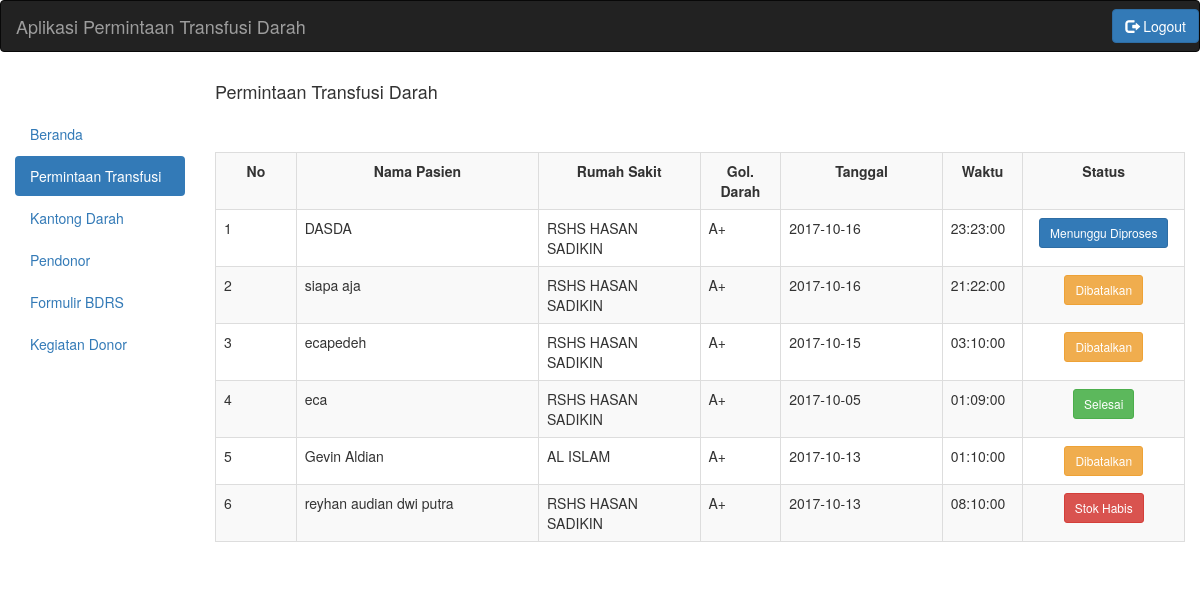
The app's page /petugas.php?menu=permintaan&action=tampil with its own data.
### tables this page shows
CREATE TABLE `permintaan_transfusi` (
  `PERMINTAAN_ID` smallint(6) NOT NULL,
  `RUMAH_SAKIT_ID` smallint(6) DEFAULT NULL,
  `BAGIAN` varchar(20) DEFAULT NULL,
  `RUANGAN` varchar(20) DEFAULT NULL,
  `NAMA_DOKTER` varchar(50) DEFAULT NULL,
  `DIAGNOSA_SEMENTARA` varchar(50) DEFAULT NULL,
  `INDIKASI_TRANSFUSI` varchar(50) DEFAULT NULL,
  `HB` varchar(5) DEFAULT NULL,
  `NO_REG` int(11) DEFAULT NULL,
  `NAMA_PASIEN` varchar(50) DEFAULT NULL,
  `UMUR_PASIEN` smallint(6) DEFAULT NULL,
  `JENIS_KELAMIN` varchar(10) DEFAULT NULL,
  `ALAMAT` varchar(200) DEFAULT NULL,
  `GOLONGAN_DARAH` varchar(8) DEFAULT NULL,
  `JENIS_DARAH` varchar(30) DEFAULT NULL,
  `METODA` varchar(10) DEFAULT NULL,
  `JUMLAH` smallint(6) DEFAULT NULL,
  `TANGGAL` date DEFAULT NULL,
  `WAKTU` time DEFAULT NULL,
  `KEBUTUHAN_DARAH` varchar(50) DEFAULT NULL,
  `TRANSFUSI_SEBELUMN_TGL` date DEFAULT NULL,
  `TRANSFUSI_SEBELUM_JENIS` smallint(6) DEFAULT NULL,
  `TRANSFUSI_SEBELUM_REAKSI` varchar(100) DEFAULT NULL,
  `RIWAYAT_KEHAMILAN` varchar(100) DEFAULT NULL,
  `KETERANGAN_TAMBAHAN` varchar(100) DEFAULT NULL
);

CREATE TABLE `rumah_sakit` (
  `RUMAH_SAKIT_ID` smallint(6) NOT NULL,
  `NAMA` varchar(50) DEFAULT NULL,
  `USERNAME` varchar(20) DEFAULT NULL,
  `PASSWORD` varchar(9) DEFAULT NULL,
  `EMAIL` varchar(20) DEFAULT NULL,
  `NO_TELEPON` varchar(15) DEFAULT NULL,
  `ALAMAT` varchar(200) DEFAULT NULL
);

CREATE TABLE `status_permintaan` (
  `ID_STATUS_PERMINTAAN` smallint(6) NOT NULL,
  `PETUGAS_PMI_ID` smallint(6) DEFAULT NULL,
  `PERMINTAAN_ID` smallint(6) DEFAULT NULL,
  `KODE_BARCODE` varchar(15) DEFAULT NULL,
  `NAMA` varchar(50) DEFAULT NULL,
  `WAKTU` time DEFAULT NULL,
  `TANGGAL` date DEFAULT NULL
);

### permintaan_petugas.php (the view, shortened to what this page needs)
<?php
$link = koneksi_db();
$query_permintaan = "SELECT * FROM `permintaan_transfusi` ORDER BY PERMINTAAN_ID DESC";
$res = mysqli_query( $link, $query_permintaan );
$no = 0;
?>
<h4>Permintaan Transfusi Darah</h4>
<br>
<br>
<table class="table table-bordered table-striped">
	<tr>
		<td class="col-md-1">
			<center><strong>No</strong>
			</center>
		</td>
		<td class="col-md-3">
			<center><strong>Nama Pasien</strong>
			</center>
		</td>
		<td class="col-md-2">
			<center><strong>Rumah Sakit</strong>
			</center>
		</td>
		<td class="col-md-1">
			<center><strong>Gol. Darah</strong>
			</center>
		</td>
		<td class="col-md-2">
			<center><strong>Tanggal</strong>
			</center>
		</td>
		<td class="col-md-1">
			<center><strong>Waktu</strong>
			</center>
		</td>
		<td class="col-md-2">
			<center><strong>Status</strong>
			</center>
		</td>
	</tr>
	<?php
	while ( ( $data = mysqli_fetch_array( $res ) ) ) {
		$query_status = "select * from status_permintaan where permintaan_id='" . $data[ 'PERMINTAAN_ID' ] . "'";
		$result = mysqli_query( $link, $query_status );
		while ( $data_status = mysqli_fetch_array( $result ) ) {
			$status = $data_status[ 'NAMA' ];
		}
		$query_rs = "select * from rumah_sakit where rumah_sakit_id='" . $data[ 'RUMAH_SAKIT_ID' ] . "'";
		$result1 = mysqli_query( $link, $query_rs );
		$data_rs = mysqli_fetch_array( $result1 );
		$no++;
		?>
	<tr>
		<td>
			<?php echo $no;?>
		</td>
		<td>
			<?php echo $data['NAMA_PASIEN']; ?>
		</td>
		<td>
			<?php echo $data_rs['NAMA']; ?>
		</td>
		<td>
			<?php echo $data['GOLONGAN_DARAH']; ?>
		</td>
		<td>
			<?php echo $data['TANGGAL']; ?>
		</td>
		<td>
			<?php echo $data['WAKTU']; ?>
		</td>
		<td>
			<?php
			if ( $status == "menunggu diproses" ) {
				$status = "Menunggu Diproses";
				?>
			<center>
				<button type="button" class="btn btn-primary btn-sm" data-toggle="modal" data-target="#<?php echo $no; ?>">
					<?php echo $status; ?>
				</button>
			</center>
			<?php
			} else if ( $status == "selesai" ) {
				$status = "Selesai";
				?>
			<center>
				<button type="button" class="btn btn-success btn-sm" data-toggle="modal" data-target="#<?php echo $no; ?>">
					<?php echo $status; ?>
				</button>
			</center>
			<?php
			} else if ( $status == "dibatalkan" ) {
				$status = "Dibatalkan";
				?>
			<center>
				<button type="button" class="btn btn-warning btn-sm" data-toggle="modal" data-target="#<?php echo $no; ?>">
					<?php echo $status; ?>
				</button>
			</center>
			<?php
			} else if ( $status == "stok habis" ) {
				$status = "Stok Habis";
				?>
			<center>
				<button type="button" class="btn btn-danger btn-sm" data-toggle="modal" data-target="#<?php echo $no; ?>">
					<?php echo $status; ?>
				</button>
			</center>
			<?php
			}
			?>
		</td>
	</tr>
	<?php
	}
	?>
</table>

### records on screen
permintaan_transfusi: NAMA_PASIEN "DASDA", RUMAH_SAKIT_ID.NAMA "RSHS HASAN SADIKIN", GOLONGAN_DARAH "A+", TANGGAL "2017-10-16", WAKTU "23:23:00", status_permintaan.NAMA "Menunggu Diproses"
permintaan_transfusi: NAMA_PASIEN "siapa aja", RUMAH_SAKIT_ID.NAMA "RSHS HASAN SADIKIN", GOLONGAN_DARAH "A+", TANGGAL "2017-10-16", WAKTU "21:22:00", status_permintaan.NAMA "Dibatalkan"
permintaan_transfusi: NAMA_PASIEN "ecapedeh", RUMAH_SAKIT_ID.NAMA "RSHS HASAN SADIKIN", GOLONGAN_DARAH "A+", TANGGAL "2017-10-15", WAKTU "03:10:00", status_permintaan.NAMA "Dibatalkan"
permintaan_transfusi: NAMA_PASIEN "eca", RUMAH_SAKIT_ID.NAMA "RSHS HASAN SADIKIN", GOLONGAN_DARAH "A+", TANGGAL "2017-10-05", WAKTU "01:09:00", status_permintaan.NAMA "Selesai"
permintaan_transfusi: NAMA_PASIEN "Gevin Aldian", RUMAH_SAKIT_ID.NAMA "AL ISLAM", GOLONGAN_DARAH "A+", TANGGAL "2017-10-13", WAKTU "01:10:00", status_permintaan.NAMA "Dibatalkan"
permintaan_transfusi: NAMA_PASIEN "reyhan audian dwi putra", RUMAH_SAKIT_ID.NAMA "RSHS HASAN SADIKIN", GOLONGAN_DARAH "A+", TANGGAL "2017-10-13", WAKTU "08:10:00", status_permintaan.NAMA "Stok Habis"
